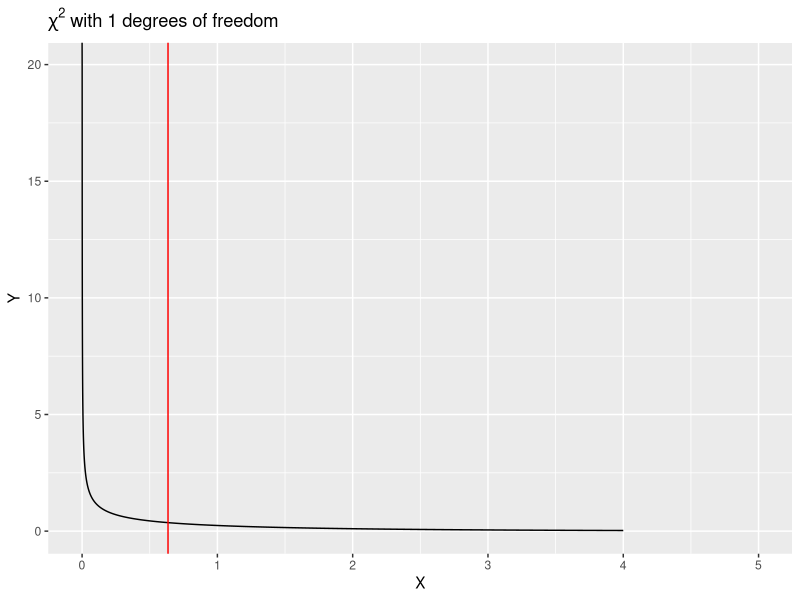
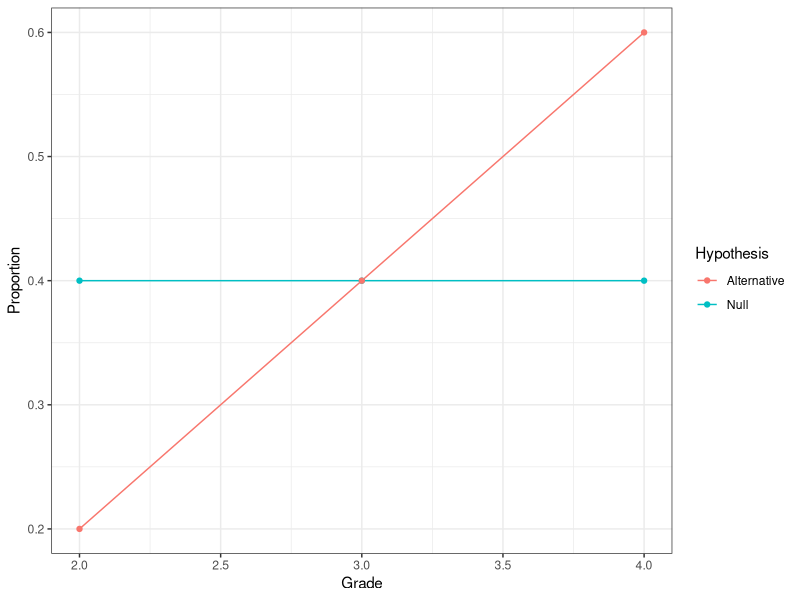

The R script that drew these images, in order:
## ---- chunk 1
knitr::opts_chunk$set(comment = NA,echo=FALSE,message=FALSE,warning = FALSE,fig.height=6)
## ---- chunk 2
library(knitr)
library(ggplot2)
library(gridExtra)
## ---- chunk 3
df <- data.frame(`Tumour Did Not Shrink` = c(44,24), `Tumour Did Shrink` = c(40,16))
rownames(df) <- c("Treatment","Placebo")
df
## ---- chunk 4
df
## ---- chunk 5
df2 <- cbind(df, rowSums(df))
df2 <- rbind(df2, colSums(df))
colnames(df2)[3] <- rownames(df2)[3] <- "Total"
df2
## ---- chunk 6
csq <- chisq.test(df,correct = FALSE)
df
## ---- chunk 7
round(csq$expected,1)
## ---- chunk 8
degf <- csq$parameter

xmax <- max(4,csq$statistic)
xs <- seq(0, xmax, length.out = 10000)
df <- data.frame(X = xs, Y = dchisq(xs,degf))

title <- substitute(paste(chi^2, " with ", degf, " degrees of freedom"),list(degf=degf))

p <- ggplot(df, aes(x=X,y=Y)) + geom_line() + geom_vline(xintercept=csq$statistic,col="red") + xlim(0,xmax+1) + ggtitle(title)
p
pval <- round(csq$p.value,2)

## ---- chunk 9
df <- data.frame(Tumour.Did.Not.Shrink = c(8,9), Tumour.Did.Shrink = c(3,4))
rownames(df) <- c("Treatment","Placebo")
df2 <- cbind(df, rowSums(df))
df2 <- rbind(df2, colSums(df))
colnames(df2)[3] <- rownames(df2)[3] <- "Total"
df2
## ---- chunk 10
exp <- round(chisq.test(df)$expected,1)

## ---- chunk 11
exp
pv <- fisher.test(df)$p.value
## ---- chunk 12
df <- data.frame(Tumour.Did.Not.Shrink = c(18,15,11), Tumour.Did.Shrink = c(5,14,21))
rownames(df) <- c("Grade 1","Grade 2", "Grade 3")
df2 <- cbind(df, rowSums(df))
df2 <- rbind(df2, colSums(df))
colnames(df2)[3] <- rownames(df2)[4] <- "Total"
df2
## ---- chunk 13
df2
## ---- chunk 14
exp <- round(chisq.test(df)$expected,1)
exp
## ---- chunk 15
library(ggplot2)
df <- data.frame(Grade= rep(c(2,3,4),2), Proportion=c(0.4,0.4,0.4,0.2,0.4,0.6), Hypothesis=c(rep("Null",3),rep("Alternative",3)))
ggplot(df, aes(x=Grade, y=Proportion,col=Hypothesis)) + geom_line() + geom_point() + theme_bw()
